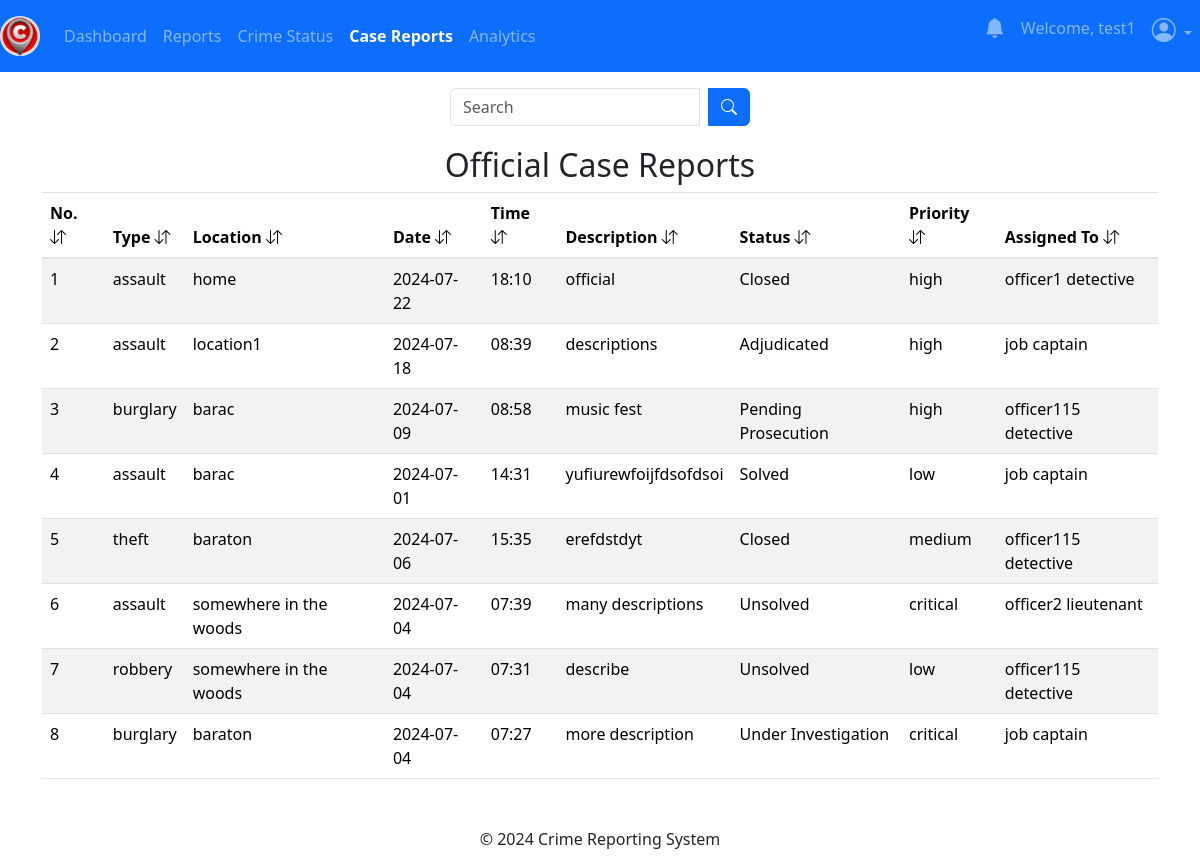
Before: /admin/case-reports (signed in) with the older database file.
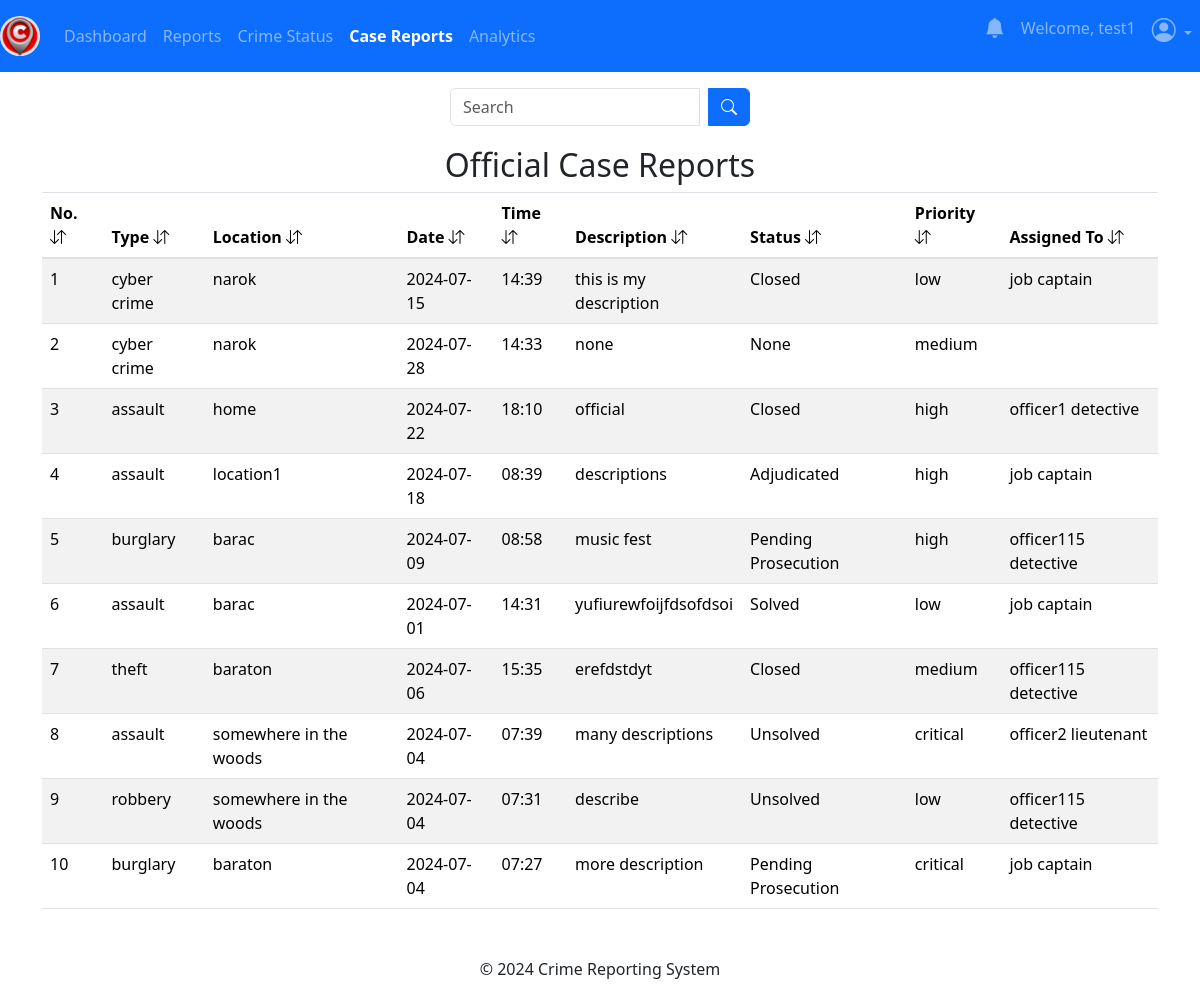
After: the same page with the newer database file.
### app/officers/models.py (models this page shows, shortened)
class CaseReport(db.Model, UserMixin):
    report_id = db.Column(db.Integer, primary_key=True)
    crime_type = db.Column(db.String(120), nullable=False)
    location = db.Column(db.String(40), nullable=False)
    phone_number = db.Column(db.String(10))
    date = db.Column(db.String(10), nullable=False)
    time = db.Column(db.String(10), nullable=False)
    description = db.Column(db.Text, nullable=False)
    evidence = db.Column(db.Text, nullable=False)
    urgency = db.Column(db.String(10), nullable=False)
    deadline = db.Column(db.String(20), nullable=True)
    status = db.Column(db.String(50), nullable=True)
    reports = db.Column(db.Text, nullable=True)
    media = db.Column(db.Text, nullable=True)
    filename = db.Column(db.Text, nullable=True)
    mimetype = db.Column(db.Text, nullable=True)
    created_at = db.Column(db.DateTime(timezone=True), default=current_time())
    assigned_at = db.Column(db.DateTime(timezone=True), default=current_time())
    assigned_officer_id = db.Column(db.Integer, db.ForeignKey('officers.officer_id'))
    assigned_officer = db.relationship('Officers', back_populates='assignments')

class Officers(db.Model, UserMixin):
    officer_id = db.Column(db.Integer, primary_key=True)
    username = db.Column(db.String(80), unique=True, nullable=False)
    phonenumber = db.Column(db.String(20), nullable=True)
    officer_email = db.Column(db.String(120), nullable=False)
    first_name = db.Column(db.String(100), nullable=False)
    last_name = db.Column(db.String(100), nullable=True)
    badge = db.Column(db.String(20), nullable=False)
    rank = db.Column(db.String(10), nullable=False)
    station = db.Column(db.String(20), nullable=False)
    password = db.Column(db.String(128), nullable=False)
    assignments = db.relationship('CaseReport', back_populates='assigned_officer', lazy=True)

### app/admins/routes.py (the view)
@admins.route('/admin/case-reports')
@admin_required
def case_reports():
    search_case_reports = request.args.get('search_case_reports', '')
    try:
        if search_case_reports:
            cases = CaseReport.query.filter(
                CaseReport.location.ilike(f'%{search_case_reports}%') |
                CaseReport.status.ilike(f'%{search_case_reports}%') |
                CaseReport.date.ilike(f'%{search_case_reports}%') |
                CaseReport.time.ilike(f'%{search_case_reports}%') |
                CaseReport.crime_type.ilike(f'%{search_case_reports}%') |
                CaseReport.created_at.ilike(f'%{search_case_reports}%') |
                CaseReport.urgency.ilike(f'%{search_case_reports}%')
            ).order_by(desc(CaseReport.created_at)).all()
        else:
            cases = CaseReport.query.order_by(desc(CaseReport.created_at)).all()
        officers = Officers.query.all()
    except Exception as e:
        current_app.logger.error(f"Database error: {str(e)}")
        flash("An error occurred while retrieving the reports.", "error")
        return redirect(url_for('admins.case_reports'))
    if not cases:
        flash("No case reports found.", "info")
    return render_template('admin/case_reports.html', cases=cases, officers=officers)

### app/__init__.py (called while the page is built)
@login_manager.user_loader
def load_user(user_id):
    return models.User.query.get(user_id)

### app/admins/routes.py (called while the page is built)
def admin_required(f):
    @wraps(f)
    def decorated_function(*args, **kwargs):
        if not session.get('admin_id'):
            flash('You need to be logged in as an admin to access the page.', 'danger')
            return redirect(url_for('admins.adminIndex'))
        return f(*args, **kwargs)
    return decorated_function

### app/templates/admin/case_reports.html (shortened to what this page needs)
{% extends 'admin/layout.html' %} {% block content %}
<div class="container">
  <br />
  <form
    method="GET"
    action="{{ url_for('admins.case_reports') }}"
    class="search-form"
  >
    <div class="input-group search-input">
      <input
        type="text"
        name="search_case_reports"
        class="form-control"
        placeholder="Search"
      />
      <div class="input-group-append ms-2">
        <button type="submit" class="btn btn-primary">
          <i class="bi bi-search"></i>
        </button>
      </div>
    </div>
  </form>
  {% if cases %}
  <table class="table table-striped table-hover">
    <h2 style="text-align: center">Official Case Reports</h2>
    <thead>
      <tr>
        <th scope="col">No. <i class="bi bi-arrow-down-up"></i></th>
        <th scope="col">Type <i class="bi bi-arrow-down-up"></i></th>
        <th scope="col">Location <i class="bi bi-arrow-down-up"></i></th>
        <th scope="col">Date <i class="bi bi-arrow-down-up"></i></th>
        <th scope="col">Time <i class="bi bi-arrow-down-up"></i></th>
        <th scope="col">Description <i class="bi bi-arrow-down-up"></i></th>
        <th scope="col">Status <i class="bi bi-arrow-down-up"></i></th>
        <th scope="col">Priority <i class="bi bi-arrow-down-up"></i></th>
        <th scope="col">Assigned To <i class="bi bi-arrow-down-up"></i></th>
      </tr>
    </thead>
    <tbody>
      {% for case in cases %}
      <tr
        onclick="goToReportDetails('{{ case.report_id }}')"
        style="cursor: pointer"
      >
        <td>{{ loop.index }}</td>
        <td>{{case. crime_type}}</td>
        <td>{{ case.location }}</td>
        <td>{{ case.date }}</td>
        <td>{{ case.time }}</td>
        <td>{{ case.description }}</td>
        <td>{{ case.status }}</td>
        <td>{{ case.urgency }}</td>
        <td>
          {{ case.assigned_officer.first_name }} {{ case.assigned_officer.rank
          }}
        </td>
      </tr>
      {% endfor %}
    </tbody>
  </table>
  {% endif %}
  {% endblock content %}

Changed rows visible on the page:
added CaseReport: crime_type "cyber crime", location "narok", date "2024-07-15", time "14:39", description "this is my description", status "Closed", urgency "low", assigned_officer.first_name "job", assigned_officer.rank "captain"
added CaseReport: crime_type "cyber crime", location "narok", date "2024-07-28", time "14:33", description "none", status "None", urgency "medium"
changed CaseReport "more description": status "Under Investigation" → "Pending Prosecution"
